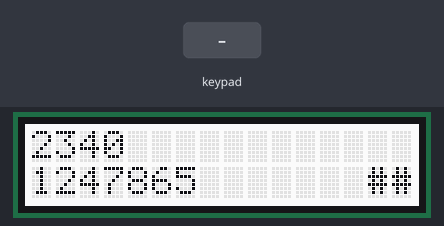
This sketch was run on a simulated Arduino Uno, built with avr-gcc and run on an emulated ATmega328P. Shown: 16×2 character LCD. The test bench sets the inputs (shaded band).

Above: at 3.2 s.
3.3 s: key 'U' pressed
At 4.3 s:
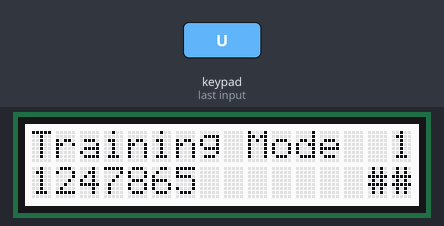
4.8 s: key 'D' pressed
At 15.4 s:
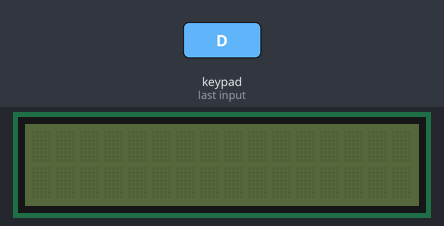
Timing chart, 0 to 16.4 s (numbered marks = the images above; inputs shaded):
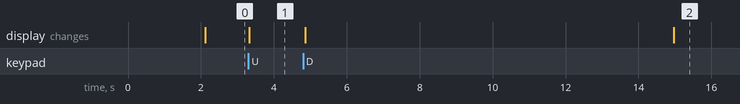

The sketch:

LCD_Test.ino
```cpp
/* Loading Libraries */
#include <Wire.h>
#include <utility/Adafruit_MCP23017.h>
#include <Adafruit_RGBLCDShield.h>

/* Initialize Peripherals */
Adafruit_RGBLCDShield lcd = Adafruit_RGBLCDShield();
int x, y, z;

/* Define Constants */
#define SLEEP 10000
#define BDEB 50
#define SON 0x7
#define SOFF 0x0

/* Define variables */
int activity = 2;
long localSteps = 2340;
long globalSteps = 1247865;


/* Define debounces */
int screenID = 0;
int useract = 1;
bool screenOn = 0;

/* Define clocks */
long screenTime, frameStart, buttonDebounce;

void setup() {
  Serial.begin(9600);

  /* Initialize LCD */
  lcd.begin(16, 2);
  enableScreen(1);
  lcd.print(F("  Initializing                  "));

  /* Finalize */
  delay(2000);
}

int frames = 0;
void loop() {
  frames++; frameStart = millis();

  int param = 100;

  /* Accept user input */
  uint8_t buttons = lcd.readButtons();
  if (buttons && millis() - buttonDebounce > BDEB) {
    enableScreen(1); buttonDebounce = millis();
    if (buttons & BUTTON_LEFT || buttons & BUTTON_RIGHT) {
      if (screenID == 0) {
        screenID = 1;
      }
      else {
        screenID = 0;
      }
    }
    else if (buttons & BUTTON_SELECT) {
      localSteps = 0;
    }
    else if (buttons & BUTTON_UP) {
      screenID = 3;
      while(screenID == 3) {
      TrainerMode();
      }
    }
  }

  /* Refresh screen */
  if (millis() - screenTime < SLEEP) {
    if (screenOn == 0) {
      enableScreen(1);
    }
    if (frames % 2 == 0) {
      screenInfo();
    }
  }
  else {
    if (screenOn == 1) {
      enableScreen(0);
    }
  }
}

void screenInfo() {

  /* First line */
  lcd.setCursor(0,0);
  if (screenID == 1) {
     String X = String(x);
    String Y = String(y);
    String Z = String(z);

    for (int i = 0; i < 5 - X.length(); i++) {
      lcd.print(F(" "));
    }
    lcd.print(X);
    for (int i = 0; i < 5 - Y.length(); i++) {
      lcd.print(F(" "));
    }
    lcd.print(Y);
    for (int i = 0; i < 5 - Z.length(); i++) {
      lcd.print(F(" "));
    }
    lcd.print(Z);
    lcd.print(F(" "));
  }
  else {
    String local = String(localSteps);
    lcd.print(local);
    for (int i = 1; i < 16 - local.length(); i++) {
      lcd.print(F(" "));
    }
  }

  /* Second Line */
  lcd.setCursor(0,1);
  String act; String global = String(globalSteps);
  for (int i = 0; i < activity; i++) {
    act += "#";
  }
  lcd.print(global);
  for (int i = 0; i < 16 - global.length() - act.length(); i++) {
    lcd.print(F(" "));
  }
  lcd.print(act);
}

void enableScreen(bool state) {
  if (state == 1) {
    screenOn = 1;
    lcd.setBacklight(SON);
    screenTime = millis();
  }
  else {
    screenOn = 0;
    lcd.clear();
    lcd.setBacklight(SOFF);
  }
}

void TrainerMode() {
 uint8_t buttons = lcd.readButtons();
 if (buttons & BUTTON_RIGHT) {
   useract++;
   if (useract>3) {
     useract = 1;
   }
   delay(250);
 }
 lcd.setCursor(0,0);
 lcd.print(F("Training Mode"));
 lcd.print(F("  "));
 lcd.print(useract);
 if (buttons & BUTTON_DOWN) {
   screenID = 1;
 }
}
```

Measured:
- after the input at 3.3 s, the display: changes at once (image 1)
- after the input at 4.8 s, the display: first changes after 0.06 s (image 2 shows a later state)
